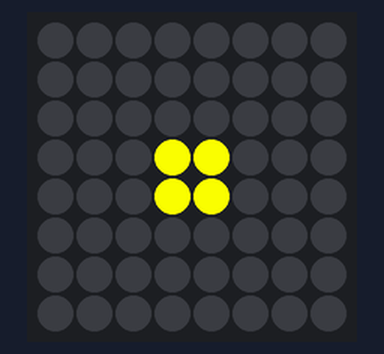
The program below on a simulated Raspberry Pi (BCM pin numbers) with a Sense HAT. Shown: the Sense HAT's 8×8 RGB LED matrix. Random numbers come from a fixed seed.

Above: at 0.1 s.
At 3.1 s:
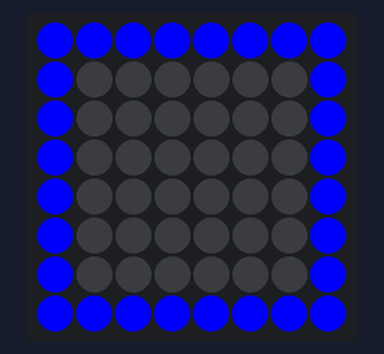
At 9.1 s:
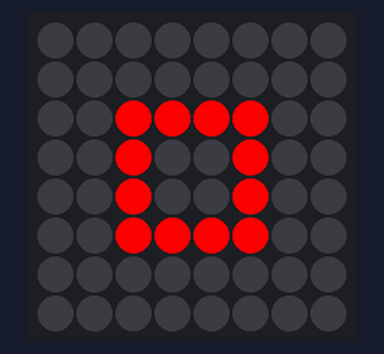
At 19.1 s:
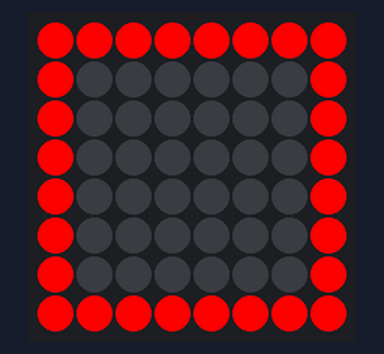
At 28.1 s:
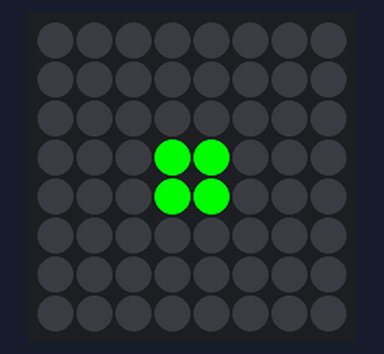
At 38.1 s:
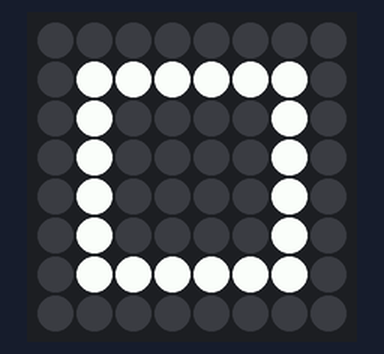

Measured:
- what the display in image 1 shows lasts 1.0 s, from 3.0 s to 4.0 s

The program:

rect_animated.py
```python
from sense_hat import SenseHat
import time
import random

s = SenseHat()

G = (0, 255, 0)
Y = (255, 255, 0)
B = (0, 0, 255)
R = (255, 0, 0)
W = (255,255,255)
P = (255,105, 180)
O = (0, 0, 0)

colors = [G, Y, B, R, W, P]

def square_1():
    C = random.choice(colors)
    logo = [
    O,O,O,O,O,O,O,O,
    O,O,O,O,O,O,O,O,
    O,O,O,O,O,O,O,O,
    O,O,O,C,C,O,O,O,
    O,O,O,C,C,O,O,O,
    O,O,O,O,O,O,O,O,
    O,O,O,O,O,O,O,O,
    O,O,O,O,O,O,O,O,
    ]
    return logo
def square_2():
    C = random.choice(colors)
    logo = [
    O,O,O,O,O,O,O,O,
    O,O,O,O,O,O,O,O,
    O,O,C,C,C,C,O,O,
    O,O,C,O,O,C,O,O,
    O,O,C,O,O,C,O,O,
    O,O,C,C,C,C,O,O,
    O,O,O,O,O,O,O,O,
    O,O,O,O,O,O,O,O,
    ]
    return logo
def square_3():
    C = random.choice(colors)
    logo = [
    O,O,O,O,O,O,O,O,
    O,C,C,C,C,C,C,O,
    O,C,O,O,O,O,C,O,
    O,C,O,O,O,O,C,O,
    O,C,O,O,O,O,C,O,
    O,C,O,O,O,O,C,O,
    O,C,C,C,C,C,C,O,
    O,O,O,O,O,O,O,O,
    ]
    return logo
def square_4():
    C = random.choice(colors)
    logo = [
    C,C,C,C,C,C,C,C,
    C,O,O,O,O,O,O,C,
    C,O,O,O,O,O,O,C,
    C,O,O,O,O,O,O,C,
    C,O,O,O,O,O,O,C,
    C,O,O,O,O,O,O,C,
    C,O,O,O,O,O,O,C,
    C,C,C,C,C,C,C,C,
    ]
    return logo

squares = [square_1, square_2, square_3, square_4]
count = 0
s.clear()

while True:
  s.set_pixels(squares[count % len(squares)]())
  count += 1
  time.sleep(1)
  
```
